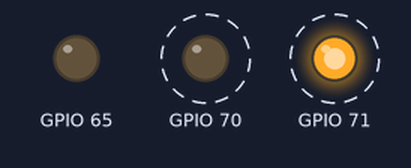
The sketch below on a simulated ESP32. Parts: output pins drawn as LEDs (lit = HIGH). Dashed ring = blinking.

Above: at 1.5 s.
Timing chart, 0 to 5.6 s (numbered marks = the images above):
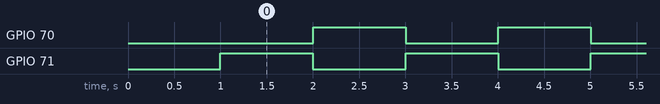

The sketch:

pcf8574_prova.ino
```cpp
/*
 Blink led on PIN0
 by Mischianti Renzo <http://www.mischianti.org>

 https://www.mischianti.org/2019/01/02/pcf8574-i2c-digital-i-o-expander-fast-easy-usage/
*/

#include "Arduino.h"
#include "PCF8574.h"
//#include <SSD1306.h>
//SSD1306 oled(128,32);
PCF8574 pcf8574(0x20,2,0);

void setup()
{
  Wire.begin(2, 0);
  delay(1000);
  //oled.begin();
  //oled.print("Init pcf8574...");
	pcf8574.pinMode(P1, OUTPUT);
  pcf8574.pinMode(P6, OUTPUT);
  pcf8574.pinMode(P7, OUTPUT);
	//oled.print("Init pcf8574...");
	if (pcf8574.begin()){
		//oled.print("OK");
	}else{
		//oled.print("KO");
    delay(2000000);
	}
}

void loop()
{
 //oled.print("HIGH P7 - LOW P6...");
	pcf8574.digitalWrite(P7, HIGH);
  pcf8574.digitalWrite(P6, LOW);
	delay(1000);
  //oled.print("LOW P7 - HIGH P6...");
	pcf8574.digitalWrite(P7, LOW);
  pcf8574.digitalWrite(P6, HIGH);
	delay(1000);
}
```

Measured:
- by itself, GPIO 70, GPIO 71: alternates HIGH for 1.0 s and LOW for 1.0 s
